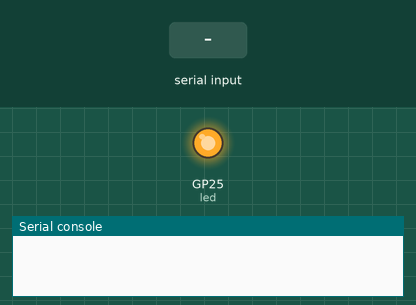
Simulated run of this program. Board: Raspberry Pi Pico running MicroPython. Shown: output pins drawn as LEDs (lit = HIGH), the last lines printed to the serial console. The inputs (shaded band) are chosen by the test bench.

Above: at 1.2 s.
1.3 s: "1" received over the second serial link
At 1.9 s:
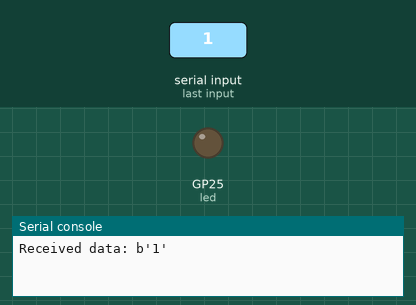
Timing chart, 0 to 4.3 s (numbered marks = the images above; inputs shaded):
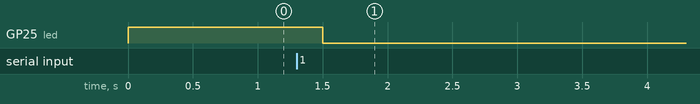

Measured:
- after the input at 1.3 s, GP25 (led): HIGH → LOW after 0.20 s

The program:

main.py
```python
# Python program for the Pico slave mode
import machine
from machine import Pin
import time

led = Pin(25, Pin.OUT)
RX_PIN = 5   # Pin 2 for RX on Pico
TX_PIN = 4   # Pin 3 for TX on Pico

led.value(1)
# Create a UART object
uart = machine.UART(1, baudrate=115200, tx=machine.Pin(TX_PIN), rx=machine.Pin(RX_PIN))
while True:
    if uart.any():
        led.value(0)
        data = uart.read(10)
        print("Received data:", data)
        # Send a response back
        uart.write("Hello from Pico!".encode())
    time.sleep(0.5)  # Add a delay between each send-receive cycle
```
